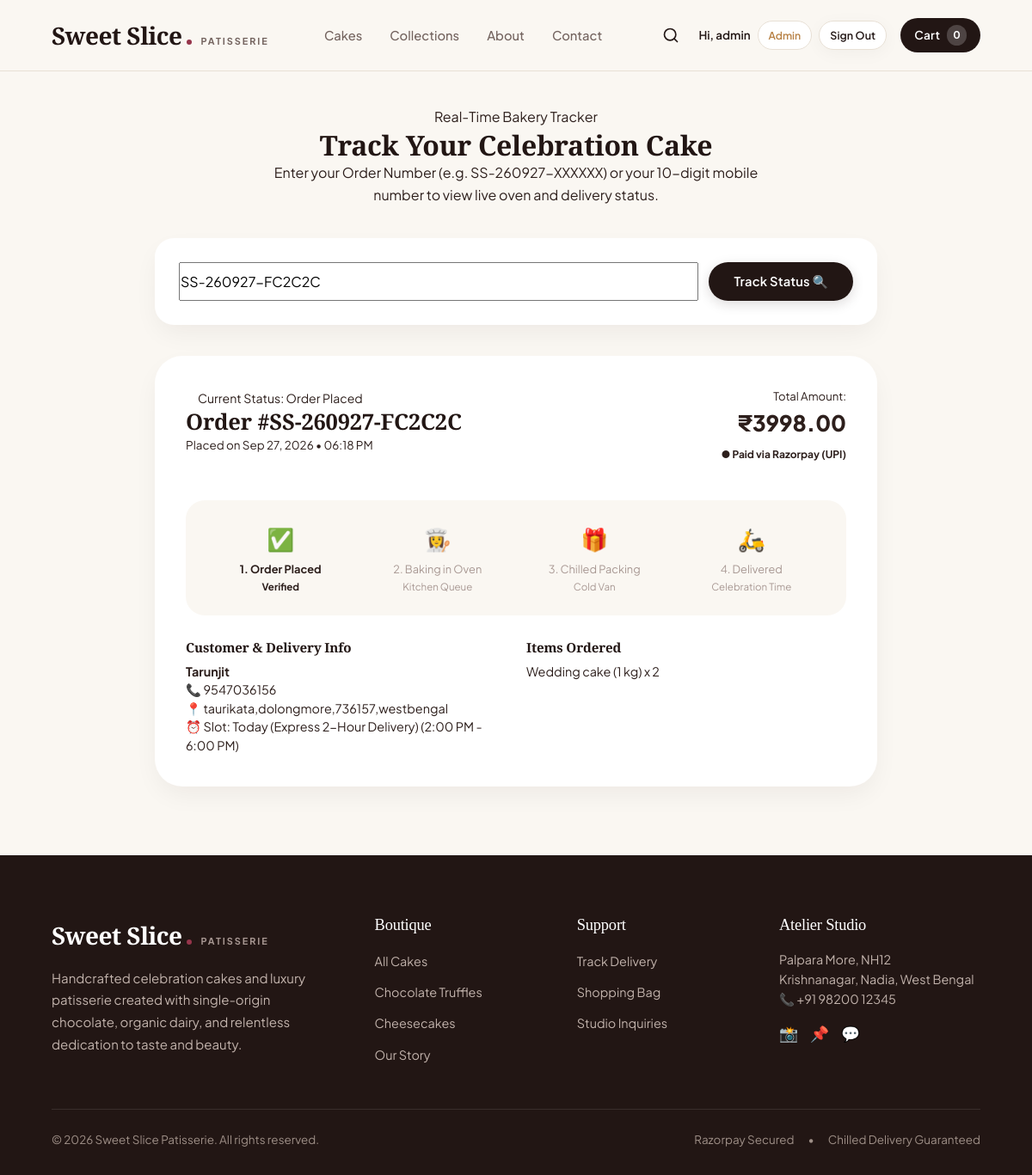
/track-order/?q=SS-260927-FC2C2C (signed in), run on the app's committed database.
### shop/models.py (models this page shows, shortened)
class Order(models.Model):
    STATUS_CHOICES = [
        ("Order Placed", "Order Placed"),
        ("Baking in Oven", "Baking in Oven 👩‍🍳"),
        ("Decorating & Packing", "Decorating & Packing 🎁"),
        ("Out for Delivery", "Out for Delivery 🛵"),
        ("Delivered", "Delivered 🎉"),
        ("Cancelled", "Cancelled ❌"),
    ]
    PAYMENT_STATUS_CHOICES = [
        ("Pending", "Pending"),
        ("Paid", "Paid (Verified)"),
        ("Failed", "Failed"),
    ]
    order_number = models.CharField(max_length=30, unique=True, editable=False)
    customer_name = models.CharField(max_length=100)
    phone = models.CharField(max_length=20)
    email = models.EmailField(blank=True)
    address = models.TextField()
    delivery_date = models.CharField(max_length=50, blank=True)
    delivery_slot = models.CharField(max_length=50, blank=True)
    cake_message = models.CharField(max_length=150, blank=True, help_text="Custom greeting piped on cake")
    items = models.TextField(help_text="Summary text of items")
    items_json = models.TextField(default="[]", help_text="JSON formatted items for rich tracking")
    subtotal = models.DecimalField(max_digits=10, decimal_places=2, default=0.00)
    discount = models.DecimalField(max_digits=10, decimal_places=2, default=0.00)
    delivery_fee = models.DecimalField(max_digits=10, decimal_places=2, default=0.00)
    total = models.DecimalField(max_digits=10, decimal_places=2)
    payment_method = models.CharField(max_length=50, default="Razorpay (Online)")
    payment_status = models.CharField(max_length=30, choices=PAYMENT_STATUS_CHOICES, default="Pending")
    razorpay_order_id = models.CharField(max_length=100, blank=True)
    razorpay_payment_id = models.CharField(max_length=100, blank=True)
    order_status = models.CharField(max_length=50, choices=STATUS_CHOICES, default="Order Placed")
    created_at = models.DateTimeField(auto_now_add=True)
    class Meta:
        ordering = ["-created_at"]

### shop/views.py (the view)
# urls.py: path("track-order/", views.track_order, name="track_order"),
def track_order(request):
    query = request.GET.get("q", "").strip()
    order = None
    orders_found = []
    if query:
        orders_found = Order.objects.filter(
            Q(order_number__iexact=query) | Q(phone__icontains=query)
        ).order_by("-created_at")
        if orders_found.exists():
            order = orders_found.first()
    return render(
        request,
        "shop/track_order.html",
        {
            "query": query,
            "order": order,
            "orders_found": orders_found,
            "cart_count": get_cart_details(request)["count"],
        },
    )

### shop/templates/shop/track_order.html (shortened to what this page needs)
{% extends "shop/base.html" %}
{% load static %}
{% block content %}
<div class="container-narrow" style="padding-top:40px; padding-bottom:80px;">
    <div style="text-align:center; max-width:600px; margin:0 auto 36px;">
        <span class="section-subtitle">Real-Time Bakery Tracker</span>
        <h1 class="section-title">Track Your Celebration Cake</h1>
        <p class="section-desc">Enter your Order Number (e.g. SS-260927-XXXXXX) or your 10-digit mobile number to view live oven and delivery status.</p>
    </div>
    <div style="background:#FFFFFF; border:1px solid var(--border-card); border-radius:var(--radius-lg); padding:28px; box-shadow:var(--shadow-card); margin-bottom:36px;">
        <form method="get" action="{% url 'track_order' %}" style="display:flex; gap:12px; flex-wrap:wrap;">
            <input type="text" name="q" value="{{ query }}" placeholder="Enter Order Number or Mobile Number..." class="form-input" style="flex:1; min-width:240px;" required>
            <button type="submit" class="btn btn-primary" style="padding:12px 28px;">
                <span>Track Status 🔍</span>
            </button>
        </form>
    </div>
    {% if order %}
    <div style="background:#FFFFFF; border:1px solid var(--border-card); border-radius:var(--radius-xl); padding:36px; box-shadow:var(--shadow-card);">
        <div style="display:flex; justify-content:space-between; align-items:flex-start; margin-bottom:24px; padding-bottom:18px; border-bottom:1px solid var(--border-subtle); flex-wrap:wrap; gap:12px;">
            <div>
                <span class="status-badge {% if order.order_status == 'Delivered' %}status-delivered{% elif order.order_status == 'Order Placed' %}status-placed{% elif 'Baking' in order.order_status %}status-baking{% elif 'Out' in order.order_status %}status-out{% else %}status-decorating{% endif %}" style="font-size:0.88rem; padding:6px 14px; margin-bottom:8px;">
                    Current Status: {{ order.order_status }}
                </span>
                <h2 style="font-size:1.6rem; font-weight:800;">Order #{{ order.order_number }}</h2>
                <div style="font-size:0.84rem; color:var(--color-muted);">Placed on {{ order.created_at|date:"M d, Y • h:i A" }}</div>
            </div>
            <div style="text-align:right;">
                <div style="font-size:0.82rem; color:var(--color-muted);">Total Amount:</div>
                <div style="font-size:1.6rem; font-family:var(--font-heading); font-weight:800; color:var(--brand-primary);">₹{{ order.total }}</div>
                <span style="font-size:0.75rem; color:var(--success); font-weight:700;">● Paid via {{ order.payment_method }}</span>
            </div>
        </div>
        <div style="background:#FAF7F2; border-radius:var(--radius-lg); padding:24px; margin-bottom:28px;">
            <div class="track-steps-grid">
                <div style="color:var(--success); font-weight:700;">
                    <div style="font-size:1.6rem;">✅</div>
                    <div style="font-size:0.8rem; margin-top:4px;">1. Order Placed</div>
                    <div style="font-size:0.72rem; color:var(--color-muted);">Verified</div>
                </div>
                <div class="{% if order.order_status != 'Order Placed' %}text-done{% else %}text-pending{% endif %}">
                    <div style="font-size:1.6rem;">{% if order.order_status != 'Order Placed' %}✅{% else %}👩‍🍳{% endif %}</div>
                    <div style="font-size:0.8rem; margin-top:4px;">2. Baking in Oven</div>
                    <div style="font-size:0.72rem; color:var(--color-muted);">Kitchen Queue</div>
                </div>
                <div class="{% if 'Out' in order.order_status or order.order_status == 'Delivered' %}text-done{% elif 'Decorating' in order.order_status %}text-active{% else %}text-pending{% endif %}">
                    <div style="font-size:1.6rem;">{% if 'Out' in order.order_status or order.order_status == 'Delivered' %}✅{% else %}🎁{% endif %}</div>
                    <div style="font-size:0.8rem; margin-top:4px;">3. Chilled Packing</div>
                    <div style="font-size:0.72rem; color:var(--color-muted);">Cold Van</div>
                </div>
                <div class="{% if order.order_status == 'Delivered' %}text-done{% else %}text-pending{% endif %}">
                    <div style="font-size:1.6rem;">{% if order.order_status == 'Delivered' %}🎉{% else %}🛵{% endif %}</div>
                    <div style="font-size:0.8rem; margin-top:4px;">4. Delivered</div>
                    <div style="font-size:0.72rem; color:var(--color-muted);">Celebration Time</div>
                </div>
            </div>
        </div>
        <div class="order-details-grid">
            <div>
                <h4 style="font-size:0.95rem; font-weight:700; margin-bottom:8px;">Customer & Delivery Info</h4>
                <p style="color:var(--color-muted); line-height:1.5;">
                    <strong>{{ order.customer_name }}</strong><br>
                    📞 {{ order.phone }}<br>
                    📍 {{ order.address }}<br>
                    ⏰ Slot: {{ order.delivery_date }} ({{ order.delivery_slot }})
                </p>
            </div>
            <div>
                <h4 style="font-size:0.95rem; font-weight:700; margin-bottom:8px;">Items Ordered</h4>
                <p style="color:var(--color-muted); line-height:1.5;">
                    {{ order.items }}
                </p>
            </div>
        </div>
    </div>
    {% endif %}
</div>
{% endblock %}

### shop/templates/shop/base.html (shortened to what this page needs)
{% load static %}
<!DOCTYPE html>
<html lang="en">
<head>
    <link rel="stylesheet" href="{% static 'shop/css/style.css' %}">
</head>
<body>
    <header class="boutique-nav" id="boutiqueNav">
        <div class="container">
            <div class="nav-container">
                <a href="{% url 'home' %}" class="boutique-logo" id="mainBoutiqueLogo">
                    <span>Sweet Slice</span>
                    <span class="logo-dot"></span>
                    <span class="logo-sub">Patisserie</span>
                </a>
                <nav>
                    <ul class="nav-menu" id="desktopNavMenu">
                        <li>
                            <a href="{% url 'cakes' %}" class="nav-link {% if request.resolver_match.url_name == 'cakes' and not request.GET.category %}active{% endif %}">Cakes</a>
                        </li>
                        <li>
                            <a href="{% url 'collections' %}" class="nav-link {% if request.GET.category %}active{% endif %}">Collections</a>
                        </li>
                        <li>
                            <a href="{% url 'about' %}" class="nav-link {% if request.resolver_match.url_name == 'about' %}active{% endif %}">About</a>
                        </li>
                        <li>
                            <a href="{% url 'contact' %}" class="nav-link {% if request.resolver_match.url_name == 'contact' %}active{% endif %}">Contact</a>
                        </li>
                    </ul>
                </nav>
                <div class="nav-actions">
                    <a href="{% url 'cakes' %}" class="nav-icon-btn" title="Search cakes catalog" aria-label="Search">
                        <svg width="20" height="20" viewBox="0 0 24 24" fill="none" stroke="currentColor" stroke-width="2" stroke-linecap="round" stroke-linejoin="round">
                            <circle cx="11" cy="11" r="8"></circle>
                            <line x1="21" y1="21" x2="16.65" y2="16.65"></line>
                        </svg>
                    </a>
                    <div class="nav-desktop-auth">
                        {% if user.is_authenticated %}
                            <div class="nav-user-pill" style="display:inline-flex; align-items:center; gap:8px;">
                                <span style="font-size:0.84rem; font-weight:600; color:var(--color-cocoa-dark); white-space:nowrap;">
                                    Hi, {{ user.first_name|default:user.username }}
                                </span>
                                {% if user.is_staff %}
                                    <a href="{% url 'admin_dashboard' %}" class="btn-admin-subtle" title="Executive Dashboard">Admin</a>
                                {% endif %}
                                <a href="{% url 'logout' %}" class="btn btn-soft btn-sm" style="padding:6px 12px; font-size:0.78rem;" title="Sign Out">
                                    Sign Out
                                </a>
                            </div>
                        {% endif %}
                    </div>
                    <a href="{% url 'cart' %}" class="cart-pill-btn" id="navCartPill" aria-label="Shopping Cart">
                        <span class="cart-pill-text">Cart</span>
                        <span class="cart-count-bubble" id="navCartCount">{{ cart_count|default:0 }}</span>
                    </a>
                </div>
            </div>
        </div>
    </header>
    <main>
        {% block content %}{% endblock %}
    </main>
    <footer class="boutique-footer">
        <div class="container">
            <div class="footer-main-grid">
                <div>
                    <a href="{% url 'home' %}" class="boutique-logo" style="color:#FFFFFF;">
                        <span>Sweet Slice</span>
                        <span class="logo-dot"></span>
                        <span class="logo-sub" style="color:#A89893;">Patisserie</span>
                    </a>
                    <p class="footer-statement">
                        Handcrafted celebration cakes and luxury patisserie created with single-origin chocolate, organic dairy, and relentless dedication to taste and beauty.
                    </p>
                </div>
                <div>
                    <h4 class="footer-col-heading">Boutique</h4>
                    <ul class="footer-link-group">
                        <li><a href="{% url 'cakes' %}">All Cakes</a></li>
                        <li><a href="{% url 'collections' %}?category=Chocolate">Chocolate Truffles</a></li>
                        <li><a href="{% url 'collections' %}?category=Cheesecake">Cheesecakes</a></li>
                        <li><a href="{% url 'about' %}">Our Story</a></li>
                    </ul>
                </div>
                <div>
                    <h4 class="footer-col-heading">Support</h4>
                    <ul class="footer-link-group">
                        <li><a href="{% url 'track_order' %}">Track Delivery</a></li>
                        <li><a href="{% url 'cart' %}">Shopping Bag</a></li>
                        <li><a href="{% url 'contact' %}">Studio Inquiries</a></li>
                    </ul>
                </div>
                <div>
                    <h4 class="footer-col-heading">Atelier Studio</h4>
                    <p style="color:#C2B3AC; font-size:0.9rem; line-height:1.6; margin-bottom:14px;">
                        Palpara More, NH12<br>
                        Krishnanagar, Nadia, West Bengal<br>
                        📞 +91 98200 12345
                    </p>
                    <div style="display:flex; gap:14px; font-size:1.1rem; color:#FFFFFF;">
                        <a href="#" aria-label="Instagram">📸</a>
                        <a href="#" aria-label="Pinterest">📌</a>
                        <a href="https://wa.me/919820012345" target="_blank" aria-label="WhatsApp">💬</a>
                    </div>
                </div>
            </div>
            <div class="footer-bottom-line">
                <div>
                    © 2026 Sweet Slice Patisserie. All rights reserved.
                </div>
                <div style="display:flex; gap:16px;">
                    <span>Razorpay Secured</span>
                    <span>•</span>
                    <span>Chilled Delivery Guaranteed</span>
                </div>
            </div>
        </div>
    </footer>
</body>
</html>

### data on the page
Order: order_status "Order Placed", order_number "SS-260927-FC2C2C", created_at "Sep 27, 2026 • 06:18 PM", total "3998.00", payment_method "Razorpay (UPI)", customer_name "Tarunjit", phone "9547036156", address "taurikata,dolongmore,736157,westbengal", delivery_date "Today (Express 2-Hour Delivery)", delivery_slot "2:00 PM - 6:00 PM", items "Wedding cake (1 kg) x 2"

### other printed values
{{ user.first_name|default:user.username }} "admin"
{{ cart_count|default:0 }} "0"
